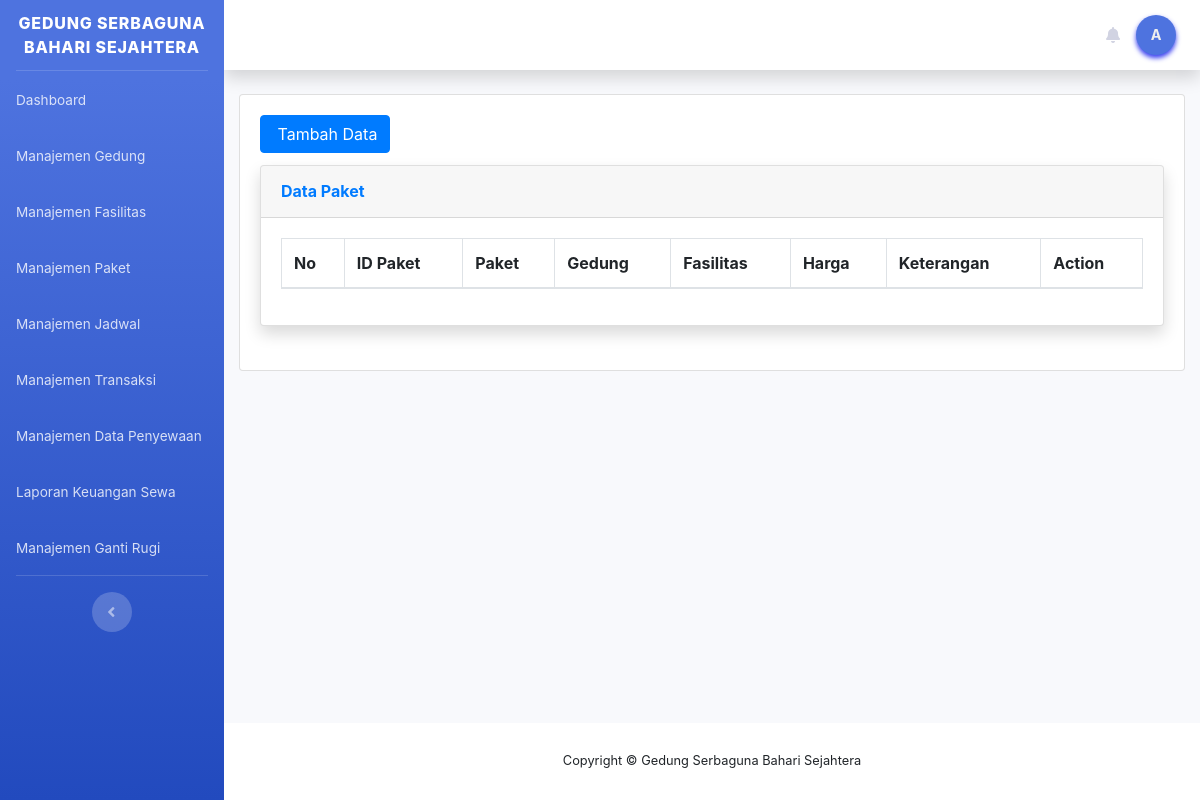
Page /admin_index.php?url=admin_paket (signed in) on the earlier database version.
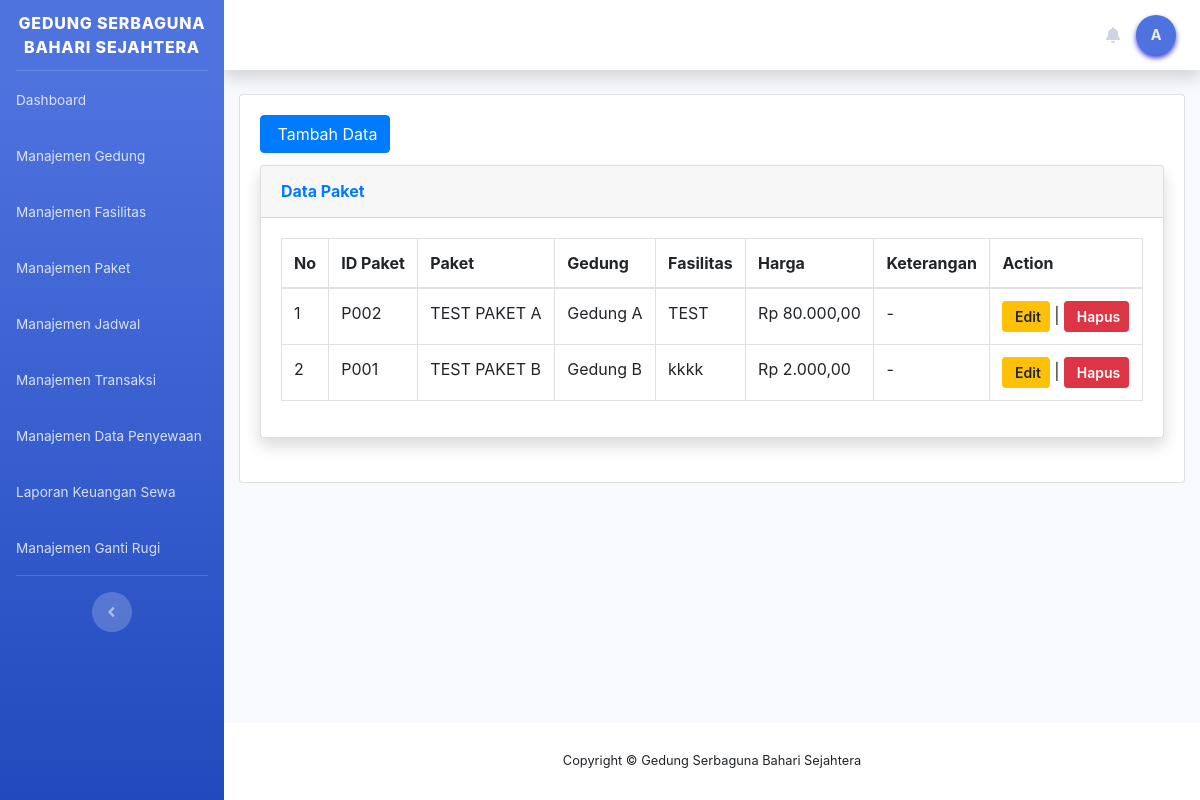
Same page on the later database version.
### tables this page shows
CREATE TABLE `paket` (
  `id_paket` varchar(50) NOT NULL,
  `id_gedung` varchar(20) NOT NULL,
  `fasilitas` varchar(200) DEFAULT NULL,
  `paket` varchar(200) DEFAULT NULL,
  `harga` varchar(200) DEFAULT NULL,
  `keterangan` text
);

CREATE TABLE `gedung` (
  `id_gedung` varchar(20) NOT NULL,
  `nama_gedung` varchar(100) DEFAULT NULL,
  `foto` mediumtext,
  `harga_gdg` varchar(200) DEFAULT NULL,
  `keterangan` text
);

### function.php (called while the page is built, shortened)
<?php
function rupiah($angka){
			$hasil_rupiah = "Rp " . number_format($angka,2,',','.');
			return $hasil_rupiah;
			}
?>

### admin_paket.php (the view)
<div class="container-fluid">
<div class="card">
    <div class="card-body">
    <div class="card-title">
    <a href="?url=admin_tambah_paket.php" class="btn btn-primary"><i class="bi bi-person-plus-fill"></i>&nbsp;Tambah Data</a>
    </div>
      <div class="card shadow mb-4">
        <div class="card-header py-3">
            <h6 class="m-0 font-weight-bold text-primary">Data Paket</h6>
        </div>
        <div class="card-body">
        <div class="table-responsive">
        <table class="table table-bordered" id="dataTable" width="100%" cellspacing="0">
            <thead>
                <tr>
                <th>No</th>
                <th>ID Paket</th>
                <th>Paket</th>
                <th>Gedung</th>
                <th>Fasilitas</th>
                <th>Harga</th>
                <th>Keterangan</th>
                <th>Action</th>
                </tr>
            </thead>
            <tbody>
            <?php
            $no = 1;
            $tampil = mysqli_query($koneksi, "SELECT * FROM paket p
                INNER JOIN gedung g ON p.id_gedung = g.id_gedung ORDER BY id_paket DESC");
            while($hasil = mysqli_fetch_array($tampil)){
            ?>
                <tr>
                    <td><?= $no++; ?></td>
                    <td><?= $hasil['id_paket']; ?></td>
                    <td><?= $hasil['paket']; ?></td>
                    <td><?= $hasil['nama_gedung']; ?></td>
                    <td><?= $hasil['fasilitas']; ?></td>
                    <td><?php echo rupiah($hasil['harga']); ?></td>
                    <td><?= $hasil['keterangan']; ?></td>
                    <td>
                        <a href= "admin_index.php?url=admin_edit_paket.php&id_paket=<?= $hasil['id_paket']; ?>" class="btn btn-warning btn-sm" style="font-weight: 600;"><i class="bi bi-pencil-square"></i>&nbsp;Edit</a> |
                        <a href="admin_hapus_paket.php?id_paket=<?= $hasil['id_paket'];?>" class="btn btn-danger btn-sm" style="font-weight: 600;" onclick="return confirm('Apakah anda yakin ingin menghapus data ini ?');"><i class="bi bi-trash-fill"></i>&nbsp;Hapus</a>
                    </td>
                </tr>
            <?php
        } ?>
            </tbody>
        </table>
        </div>
		</div>
        </div>
        </div>
        </div>
        </div>

Differences in the rows shown:
added paket: id_paket "P002", paket "TEST PAKET A", id_gedung.nama_gedung "Gedung A", fasilitas "TEST", harga "Rp 80.000,00", id_gedung.keterangan "-"
now on this page (row edited): paket: id_paket "P001", paket "TEST PAKET B", id_gedung.nama_gedung "Gedung B", fasilitas "kkkk", harga "Rp 2.000,00", id_gedung.keterangan "-"
